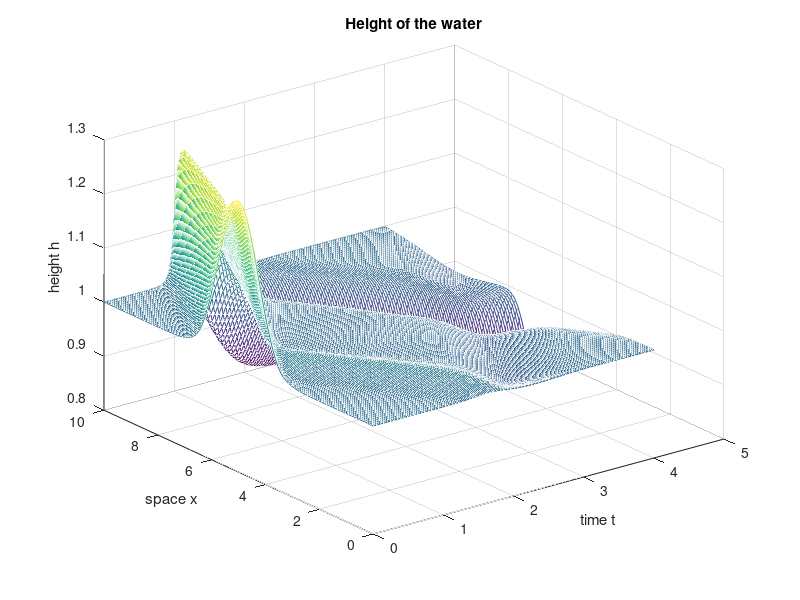
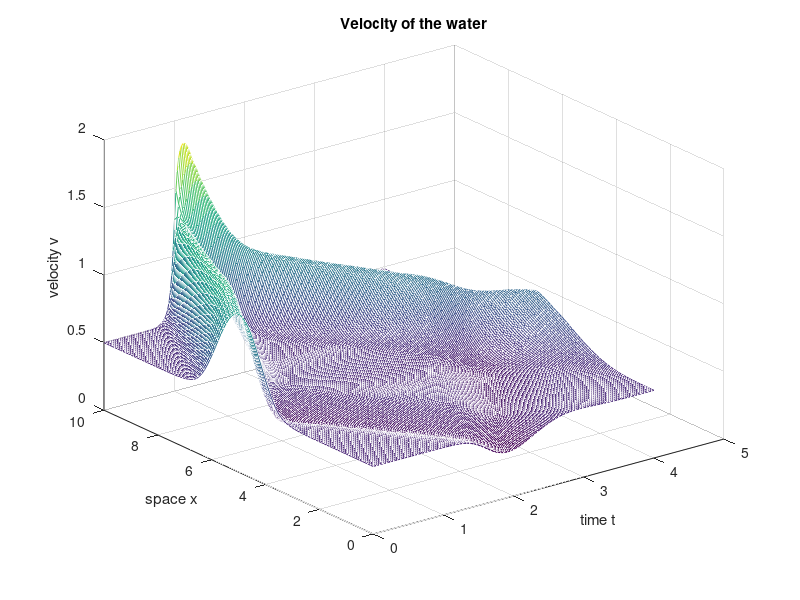
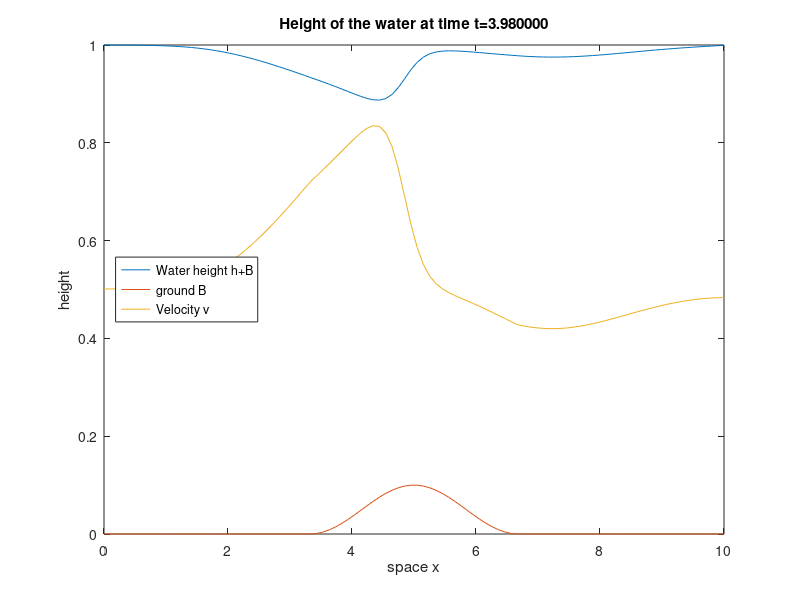

These figures' MATLAB source, in order:
function [  ] = shallow_water_roe_2(  )
% Shallow water model solved with Roe scheme

C=0.2; % Stability parameter
N=100; % Number of space cells
s=200; % Number of time steps
h=zeros(N,s);
m=zeros(N,s);
g=9.61;


% Definie parameters
H=1; L=10; w=0.1*L; a=H/5; %a = H/5;
dx=L/N;
dt= C*dx;

% Bottom (=0 for horizontal)
Bx= zeros(N,1);
BB=zeros(N,1);
B0=H/10;
r=L/6;
jmin = ceil((L/2-r)/dx);
jmax = floor((L/2+r)/dx);
for j= jmin:jmax
    Bx(j)= -B0*pi/r*sin(pi/(2*r)*((j-1/2)*dx-L/2))*cos(pi/(2*r)*((j-1/2)*dx-L/2));
    BB(j) = B0*(cos(pi*((j-1/2)*dx-L/2)/(2*r)))^2;
end

BB
for j=1:N %Initial condition
   h(j,1)= H+a*exp(-(dx*(j-1/2)-L/2)^2/w^2);
   %m(j,1) = h(j,1)^(3/2)*sqrt(g);
   m(j,1) = (h(j,1)-H+BB(j))*sqrt(g*(h(j,1)))+0.5;
end



% Solve every time step
for n=1:s-1
    
    % Add BC
    %he=[h(1,n); h(:,n); h(N,n)];
    %me=[-m(1,n); m(:,n); -m(N,n)];
    he=[1 ; h(:,n); 1];
    me=[m(1,n); m(:,n); m(N,n)];
    
    F=zeros(N+1,2);

    for j=1:N+1 
      f = [ me(j)+me(j+1), me(j)^2/he(j)+ 1/2*g*he(j)^2 + me(j+1)^2/he(j+1)+ 1/2*g*he(j+1)^2]; %f(Q_i)+f(Q_i+1)
       uhat= real((me(j)/sqrt(he(j))+ me(j+1)/sqrt(he(j+1)))/(sqrt(he(j))+sqrt(he(j+1))));
       chat= real(sqrt(g*(he(j+1)+he(j))/2));
       delta = [he(j+1)-he(j); me(j+1)-me(j)];
       alpha1 = ((uhat+chat)*delta(1)-delta(2))/(2*chat);
       alpha2 = (-(uhat-chat)*delta(1) + delta(2))/(2*chat);
       w1 = alpha1*[1, uhat-chat];
       w2 = alpha2*[1, uhat+chat];
    
      F(j,:) = 1/2*( f- abs(uhat-chat)*w1-abs(uhat+chat)*w2); %flux F_(j+1/2)
    end
    
    % forward Euler
    new= [he(2:N+1),me(2:N+1)] - dt/dx*(F(2:N+1,:)-F(1:N,:))+ dt*[zeros(N,1), -g*(he(2:N+1)).*Bx];
    
    % updating solution
    h(:,n+1) =  new(:,1);
    m(:,n+1) =  new(:,2); 
    
end


T=dt*s;
st=sprintf('Solution up to time T=%f', T)
dt

h=h+kron(BB, ones(1,s));

v= m./h;

% Plot solutions
t=linspace(0,T,s);
x=linspace(0,10,N);

figure(1)
mesh(t,x,h);
xlabel('time t')
ylabel('space x')
zlabel('height h')
title('Height of the water')
rotate3d on;

figure(2)
mesh(t,x,v)
xlabel('time t')
ylabel('space x')
zlabel('velocity v')
title('Velocity of the water')
rotate3d on;



for k=1:s 
    j=k;
    figure(3)
    plot(x,h(:,j));
    hold on;
    plot(x,BB);
    plot(x,v(:,j));
    xlabel('space x')
    ylabel('height')
    str=sprintf('Height of the water at time t=%f',(j-1)*dt);
    title(str)
    legend('Water height h+B', 'ground B', 'Velocity v','Location','West');
    hold off;
    %ylim([1,1.09])
    
    
    pause;
end

end